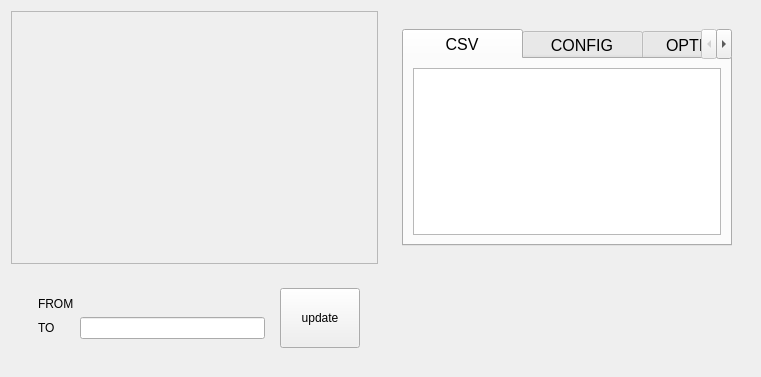
<?xml version="1.0" encoding="UTF-8"?>
<ui version="4.0">
 <class>Form</class>
 <widget class="QWidget" name="Form">
  <property name="geometry">
   <rect>
    <x>0</x>
    <y>0</y>
    <width>761</width>
    <height>377</height>
   </rect>
  </property>
  <property name="windowTitle">
   <string>Form</string>
  </property>
  <layout class="QGridLayout" name="gridLayout_2">
   <item row="0" column="0">
    <widget class="QScrollArea" name="scrollArea">
     <property name="widgetResizable">
      <bool>true</bool>
     </property>
     <widget class="QWidget" name="widget">
      <property name="geometry">
       <rect>
        <x>0</x>
        <y>0</y>
        <width>371</width>
        <height>290</height>
       </rect>
      </property>
      <layout class="QGridLayout" name="gridLayout"/>
     </widget>
    </widget>
   </item>
   <item row="1" column="0">
    <widget class="QWidget" name="widget_4" native="true">
     <layout class="QGridLayout" name="gridLayout_5">
      <item row="0" column="0">
       <widget class="QWidget" name="widget_2" native="true">
        <layout class="QGridLayout" name="gridLayout_3">
         <item row="0" column="0">
          <widget class="QWidget" name="widget_3" native="true">
           <layout class="QGridLayout" name="gridLayout_4">
            <item row="0" column="1">
             <widget class="QLabel" name="from_label">
              <property name="text">
               <string/>
              </property>
             </widget>
            </item>
            <item row="1" column="1">
             <widget class="QLineEdit" name="to_lineEdit"/>
            </item>
            <item row="1" column="0">
             <widget class="QLabel" name="label">
              <property name="text">
               <string>TO</string>
              </property>
             </widget>
            </item>
            <item row="0" column="0">
             <widget class="QLabel" name="label_3">
              <property name="text">
               <string>FROM</string>
              </property>
             </widget>
            </item>
           </layout>
          </widget>
         </item>
         <item row="0" column="1">
          <widget class="QPushButton" name="PB_change_label">
           <property name="sizePolicy">
            <sizepolicy hsizetype="Minimum" vsizetype="Minimum">
             <horstretch>0</horstretch>
             <verstretch>0</verstretch>
            </sizepolicy>
           </property>
           <property name="text">
            <string>update</string>
           </property>
          </widget>
         </item>
        </layout>
       </widget>
      </item>
     </layout>
    </widget>
   </item>
   <item row="0" column="1">
    <widget class="QWidget" name="widget_5" native="true">
     <layout class="QGridLayout" name="gridLayout_10">
      <item row="0" column="0">
       <widget class="QWidget" name="widget_6" native="true">
        <layout class="QGridLayout" name="gridLayout_6">
         <item row="0" column="0">
          <widget class="QTabWidget" name="tabWidget">
           <property name="styleSheet">
            <string notr="true">QTabBar::tab {
    height: 30px;  /* Adjust the height of the tabs */
    width: 120px;  /* Adjust the width of the tabs */
    font-size: 16px;  /* Adjust the font size of the tabs */
}</string>
           </property>
           <property name="currentIndex">
            <number>0</number>
           </property>
           <widget class="QWidget" name="tab">
            <attribute name="title">
             <string>CSV</string>
            </attribute>
            <layout class="QGridLayout" name="gridLayout_11">
             <item row="0" column="0">
              <widget class="QTableWidget" name="tableWidget"/>
             </item>
            </layout>
           </widget>
           <widget class="QWidget" name="tab_2">
            <attribute name="title">
             <string>CONFIG</string>
            </attribute>
            <layout class="QGridLayout" name="gridLayout_7">
             <item row="0" column="0">
              <widget class="QWidget" name="widget_7" native="true">
               <layout class="QGridLayout" name="gridLayout_8">
                <item row="0" column="0">
                 <widget class="QScrollArea" name="scrollArea_2">
                  <property name="widgetResizable">
                   <bool>true</bool>
                  </property>
                  <widget class="QWidget" name="SAWC_conf_form">
                   <property name="geometry">
                    <rect>
                     <x>0</x>
                     <y>0</y>
                     <width>316</width>
                     <height>207</height>
                    </rect>
                   </property>
                   <layout class="QFormLayout" name="formLayout"/>
                  </widget>
                 </widget>
                </item>
               </layout>
              </widget>
             </item>
            </layout>
           </widget>
           <widget class="QWidget" name="tab_3">
            <attribute name="title">
             <string>OPTIONS</string>
            </attribute>
            <layout class="QGridLayout" name="gridLayout_9">
             <item row="0" column="0">
              <widget class="QPushButton" name="PB_check_updates">
               <property name="sizePolicy">
                <sizepolicy hsizetype="Minimum" vsizetype="Minimum">
                 <horstretch>0</horstretch>
                 <verstretch>0</verstretch>
                </sizepolicy>
               </property>
               <property name="text">
                <string>CHECK FOR UPDATES</string>
               </property>
              </widget>
             </item>
            </layout>
           </widget>
          </widget>
         </item>
        </layout>
       </widget>
      </item>
     </layout>
    </widget>
   </item>
  </layout>
 </widget>
 <resources/>
 <connections/>
</ui>
